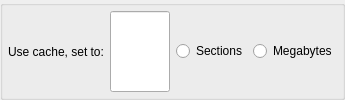
        <widget class="QGroupBox" name="groupBox_2">
         <property name="title">
          <string/>
         </property>
         <layout class="QHBoxLayout" name="horizontalLayout">
          <property name="leftMargin">
           <number>5</number>
          </property>
          <property name="topMargin">
           <number>5</number>
          </property>
          <property name="rightMargin">
           <number>5</number>
          </property>
          <property name="bottomMargin">
           <number>5</number>
          </property>
          <item>
           <widget class="QLabel" name="useCacheLabel">
            <property name="text">
             <string>Use cache, set to:</string>
            </property>
            <property name="wordWrap">
             <bool>false</bool>
            </property>
           </widget>
          </item>
          <item>
           <widget class="QLineEdit" name="cacheSizeEdit">
            <property name="sizePolicy">
             <sizepolicy hsizetype="Fixed" vsizetype="Fixed">
              <horstretch>0</horstretch>
              <verstretch>0</verstretch>
             </sizepolicy>
            </property>
            <property name="maximumSize">
             <size>
              <width>60</width>
              <height>32767</height>
             </size>
            </property>
           </widget>
          </item>
          <item>
           <widget class="QRadioButton" name="cacheSectionsButton">
            <property name="text">
             <string>Sections</string>
            </property>
           </widget>
          </item>
          <item>
           <widget class="QRadioButton" name="megabyteButton">
            <property name="text">
             <string>Megabytes</string>
            </property>
           </widget>
          </item>
         </layout>
        </widget>
